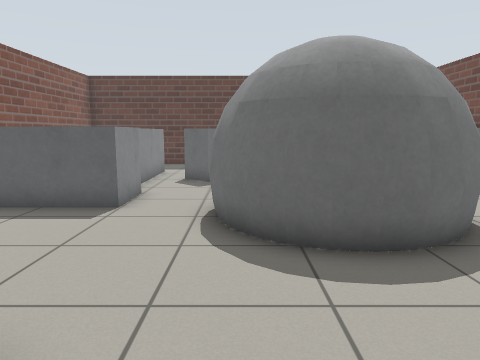
View 1 (above)

17 first-person views from a walk through a world built for the Gazebo simulator. The camera is 0.94 m above the floor, tilts 8° down and sees 70° across. The floor is counted in squares, 0.5 m on a side. Each view is taken from the middle of a square. On the plan, view 1 faces up. The plan holds only what a view shows up to about 17 squares ahead; the rest is blank. The robots in the file are not drawn.

View 2
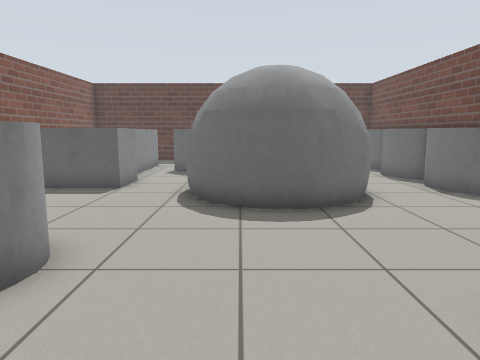

View 3
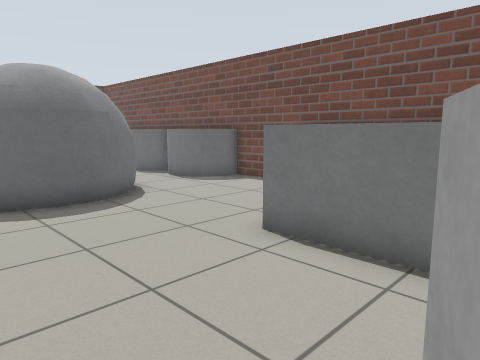

View 4
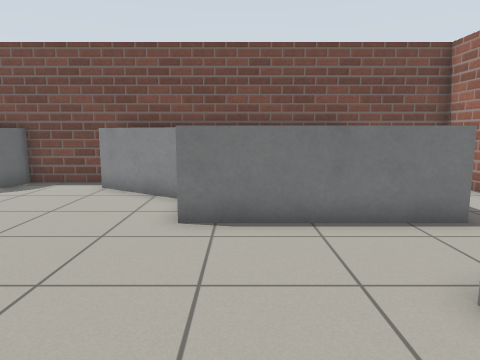

View 5
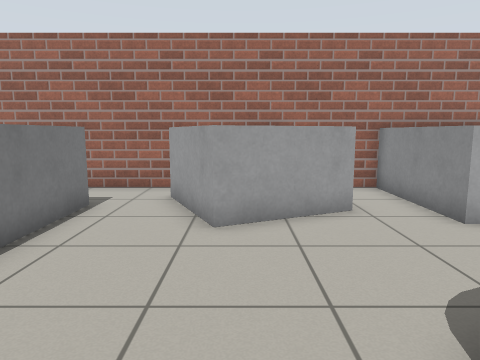

View 6
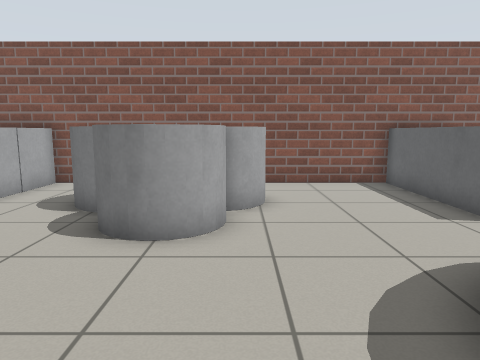

View 7
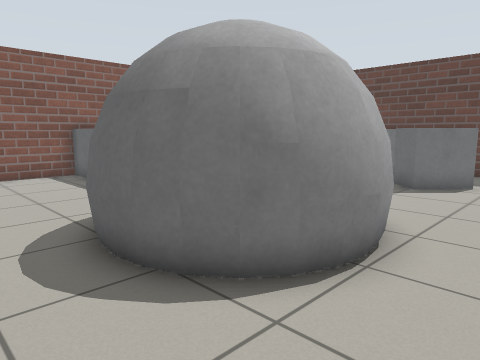

View 8
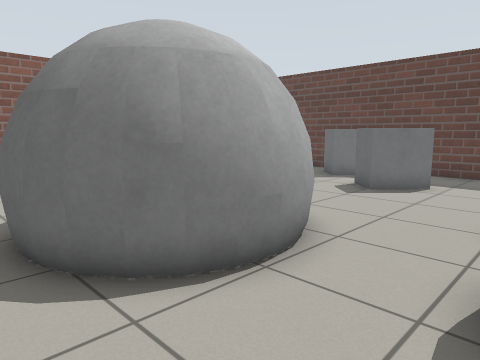

View 9
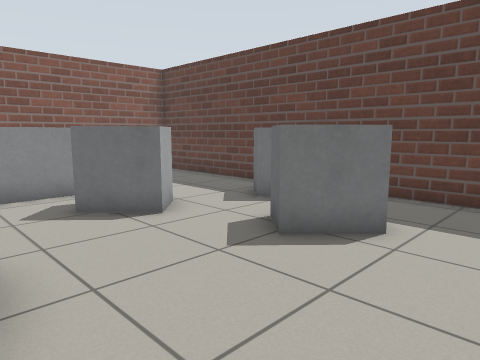

View 10
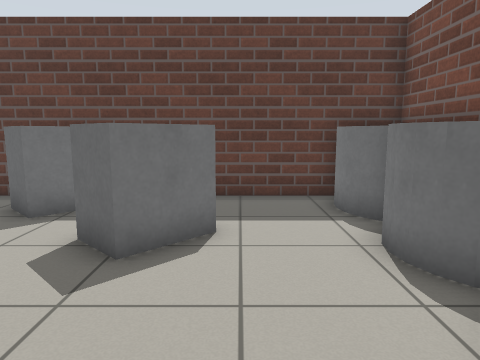

View 11
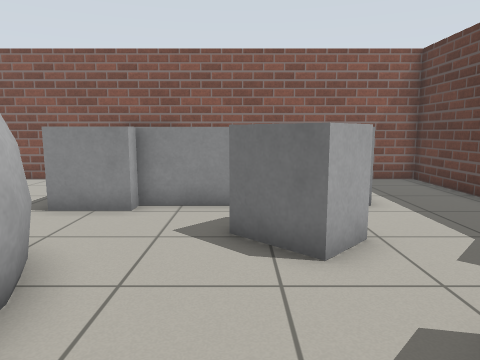

View 12
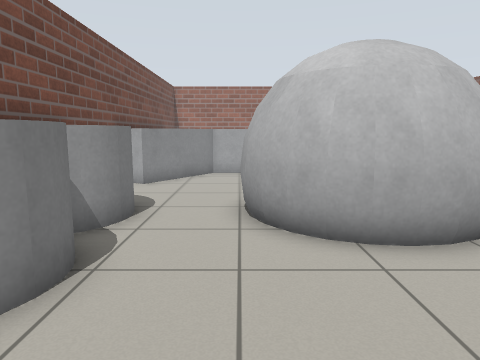

View 13
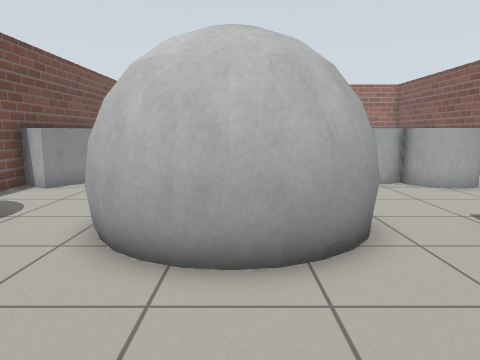

View 14
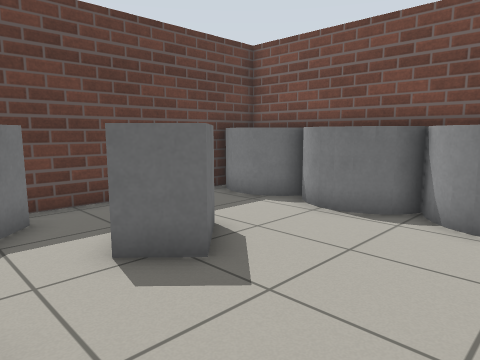

View 15
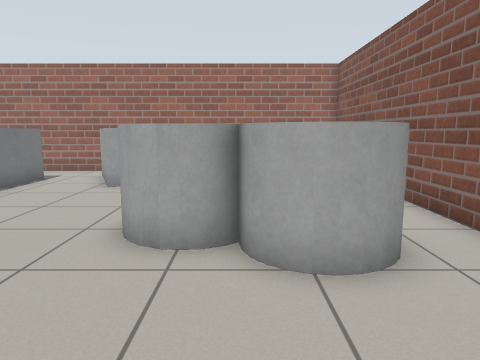

View 16
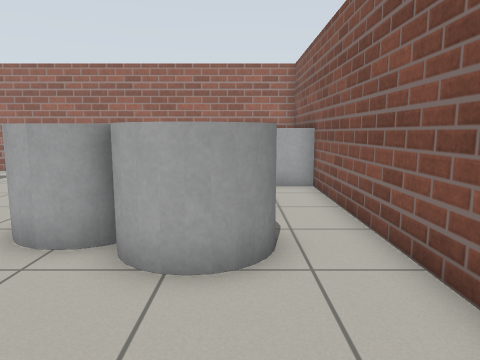

View 17
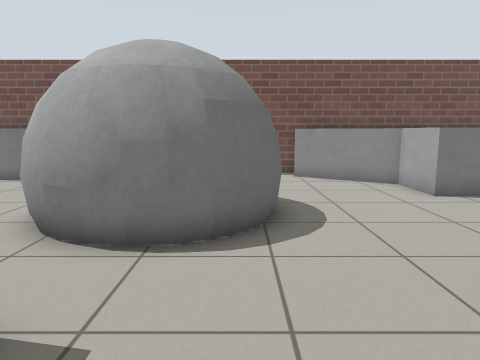

### Floor plan
Key: @ floor where view 1 was taken; # wall or solid block; . floor; B grey box; C grey cylinder; G grey ball.
Columns run from 9 left of view 1 to 10 right of it. Each row starts with its distance up from view 1.
 20 ##################C#
 19 #........  B.....C C
 18 #........BB......C C
 17 #  .........  ...C C
 16 #    B.....BBB...C C
 15 #    B..B...B....C C
 14 #    B.BBB.......CCC
 13 #    B..B........C C
 12 #    B...........C C
 11 #    B...........C C
 10 #    BB..GGGGG...C #
  9 #BBBBBB..GGGGGG..C C
  8 #........GG GGG..C C
  7 #........GGGGGG..CC#
  6 #........GGGGG.....#
  5 #.........GGG......#
  4 #..................#
  3 #..CCC...........BB#
  2 #..C CCC.........B B
  1 #..    C........B  B
  0 #..   C..@...BBB   B
 -1 #..  C.......B     B
 -2 #............B     B
 -3 #............B     B
 -4 #BBBB....B...B     B
 -5 #   B..BB B..B     B
 -6 #   B..   B....    #
 -7 #   B..    B....   #
 -8 #   B.     ......  #
 -9 ####################

Where each view was taken, in squares from view 1:
view 1: 0 up, 0 right, facing up
view 2: 3 down, 1 right, facing up
view 3: 4 down, 1 left, facing up-right
view 4: 1 down, 3 left, facing right
view 5: 3 up, 0 right, facing down
view 6: 3 up, 4 right, facing left
view 7: 3 up, 7 right, facing up-left
view 8: 4 up, 8 right, facing up-left
view 9: 10 up, 7 right, facing up-left
view 10: 10 up, 5 right, facing up
view 11: 13 up, 5 right, facing left
view 12: 16 up, 5 right, facing down
view 13: 15 up, 2 right, facing down
view 14: 11 up, 0 right, facing up-right
view 15: 8 up, 4 left, facing down
view 16: 8 up, 6 left, facing down
view 17: 6 up, 6 left, facing right
